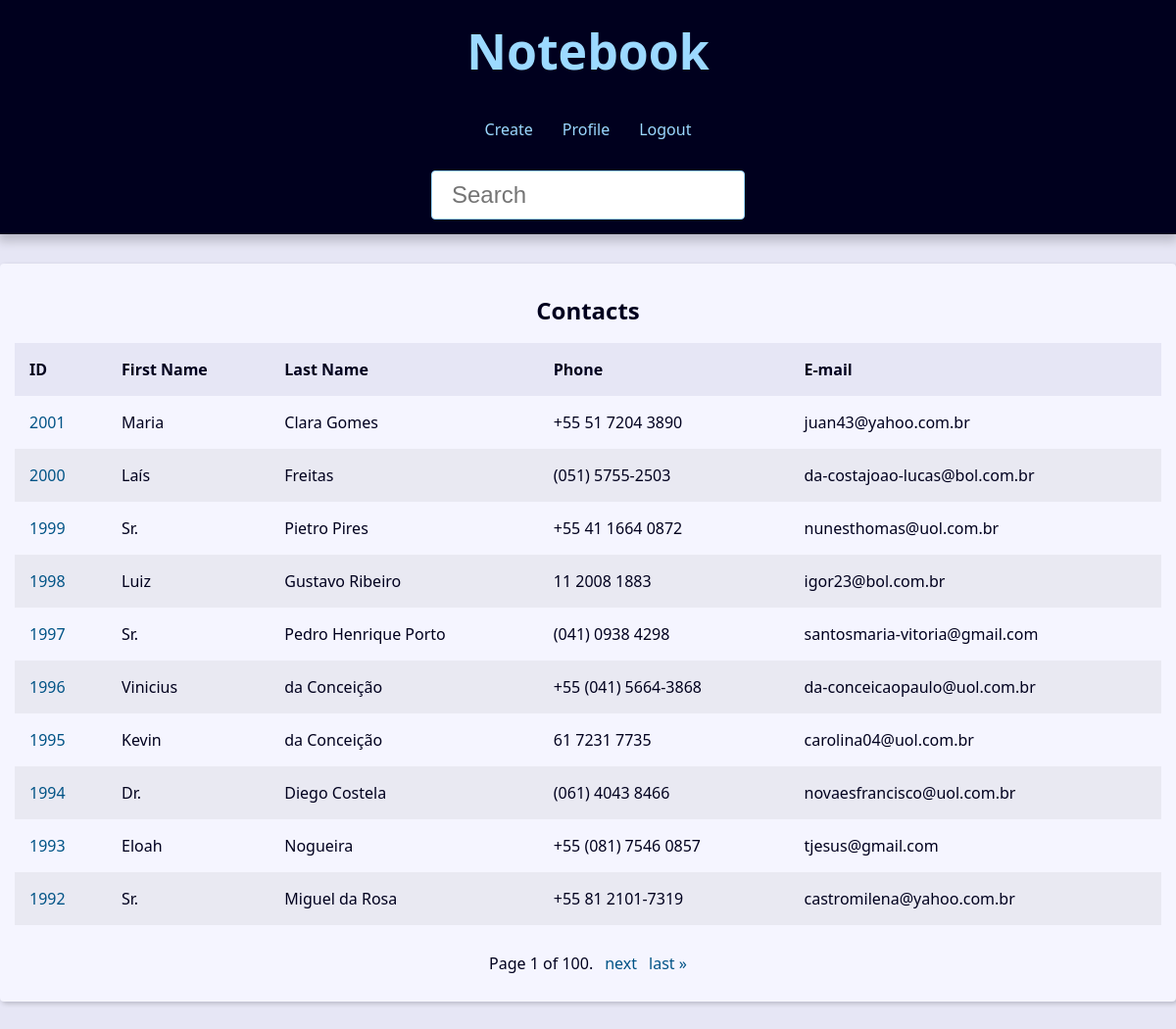
Page / (signed in) on the earlier database version.
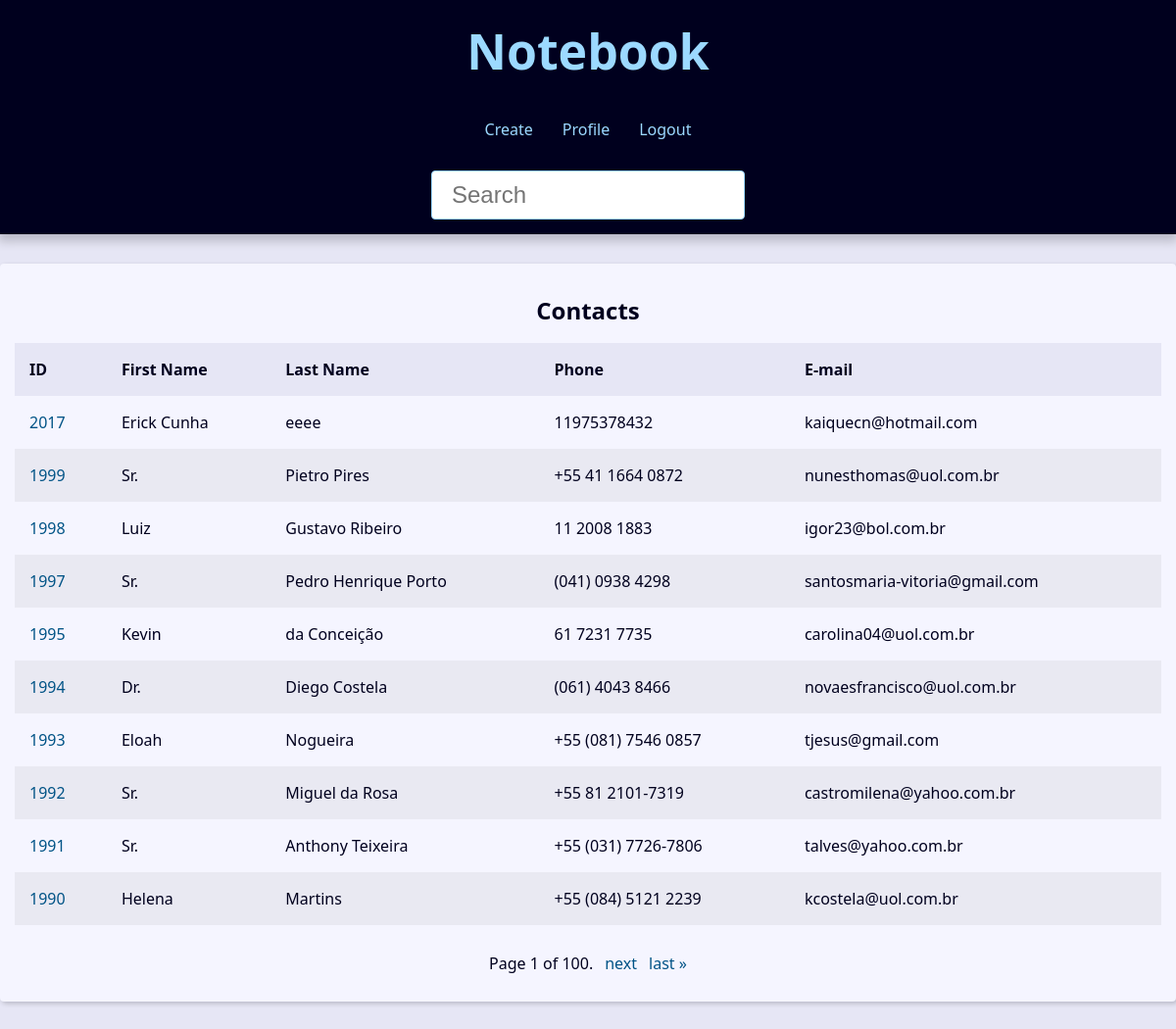
Same page on the later database version.
### contact/models.py (models this page shows, shortened)
class Contact(models.Model):
    first_name = models.CharField(max_length=50)
    last_name = models.CharField(max_length=50)
    phone = models.CharField(max_length=50)
    email = models.EmailField(max_length=254, blank=True)
    created_date = models.DateTimeField(default=timezone.now)
    description = models.TextField(blank=True)
    show = models.BooleanField(default=True)
    picture = models.ImageField(blank=True, upload_to='pictures/%Y/%m/')
    category = models.ForeignKey(
        Category,
        on_delete=models.SET_NULL,
        blank=True, null=True
    )
    owner = models.ForeignKey(
        User,
        on_delete=models.SET_NULL,
        blank=True, null=True
    )

### contact/views/contact_views.py (the view)
# urls.py: path('', views.index, name='index'),
def index(request):
    contacts = Contact.objects \
        .filter(show=True)\
        .order_by('-id')
    paginator = Paginator(contacts, 10)
    page_number = request.GET.get("page")
    page_obj = paginator.get_page(page_number)
    context = {
        'page_obj': page_obj,
        'site_title': 'Contatos - '
    }
    return render(
        request,
        'contact/index.html',
        context
    )

### contact/templates/contact/index.html
{% extends 'global/base.html' %}
{% block content %}
  {% if page_obj %}
    <div class="responsive-table">
      <table class="contacts-table">
        <caption class="table-caption ">
          Contacts
        </caption>
        <thead>
          <tr class="table-row table-row-header">
            <th class="table-header">ID</th>
            <th class="table-header">First Name</th>
            <th class="table-header">Last Name</th>
            <th class="table-header">Phone</th>
            <th class="table-header">E-mail</th>
          </tr>
        </thead>
        <tbody>
          {% for contact in page_obj %}
            <tr class="table-row">
              <td class="table-cel">
                <a
                  class="table-link"
                  href="{% url 'contact:contact' contact.id %}"
                >
                  {{ contact.id }}
                </a>
              </td>
              <td class="table-cel">
                {{ contact.first_name }}
              </td>
              <td class="table-cel">
                {{ contact.last_name }}
              </td>
              <td class="table-cel">
                {{ contact.phone }}
              </td>
              <td class="table-cel">
                {{ contact.email }}
              </td>
            </tr>
          {% endfor %}
        </tbody>
      </table>
    </div>
  {% else %}
    <div class="single-contact">
      <h1 class="single-contact-name">
        Nenhum contato encontrado.
      </h1>
    </div>
  {% endif %}
{% endblock content %}

Differences in the rows shown:
removed Contact: id "2001", first_name "Maria", last_name "Clara Gomes", phone "+55 51 7204 3890", email "juan43@yahoo.com.br"
removed Contact: id "2000", first_name "Laís", last_name "Freitas", phone "(051) 5755-2503", email "da-costajoao-lucas@bol.com.br"
removed Contact: id "1996", first_name "Vinicius", last_name "da Conceição", phone "+55 (041) 5664-3868", email "da-conceicaopaulo@uol.com.br"
added Contact: id "2017", first_name "Erick Cunha", last_name "eeee", phone "11975378432", email "kaiquecn@hotmail.com"
now on this page (row unchanged): Contact: id "1991", first_name "Sr.", last_name "Anthony Teixeira", phone "+55 (031) 7726-7806", email "talves@yahoo.com.br"
now on this page (row unchanged): Contact: id "1990", first_name "Helena", last_name "Martins", phone "+55 (084) 5121 2239", email "kcostela@uol.com.br"
